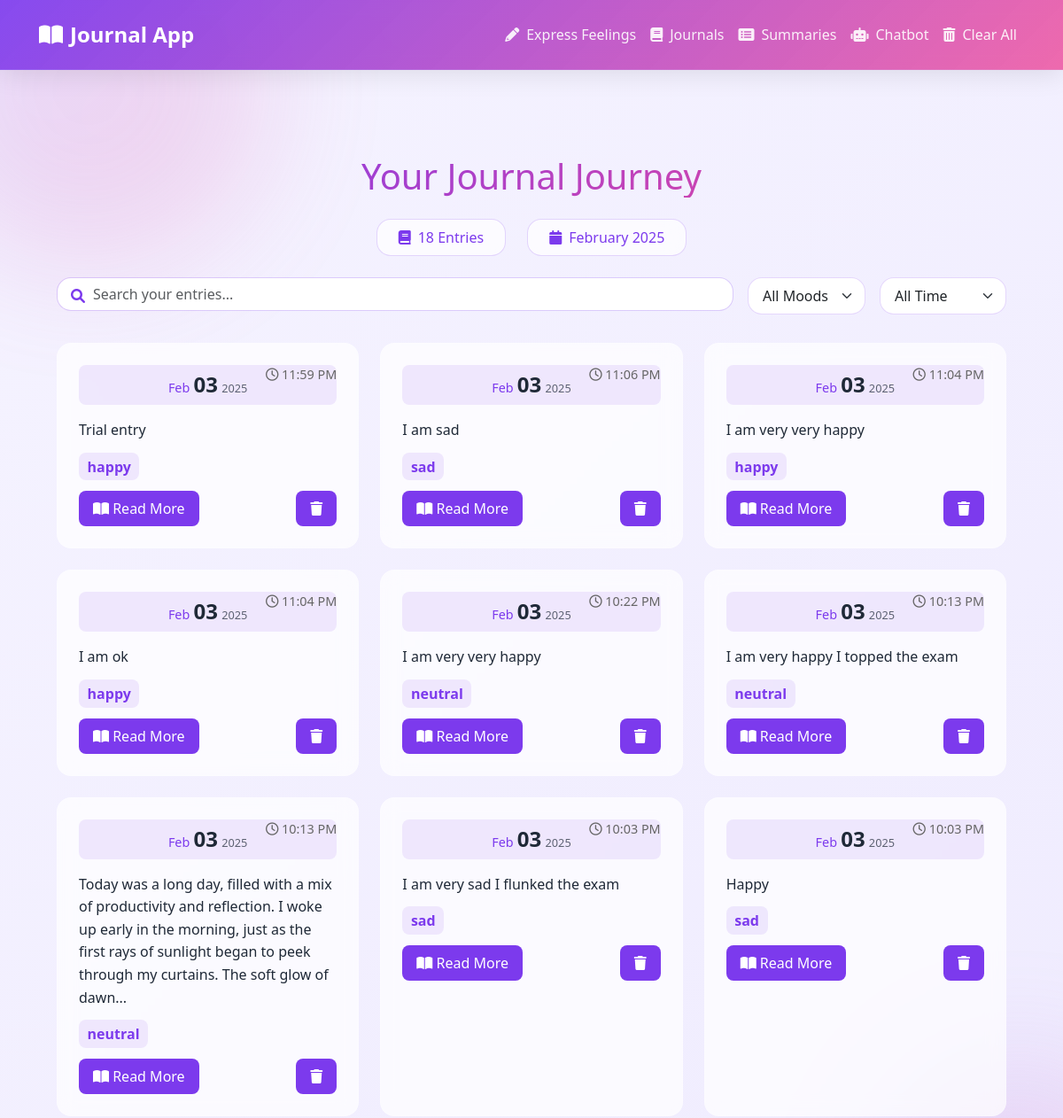
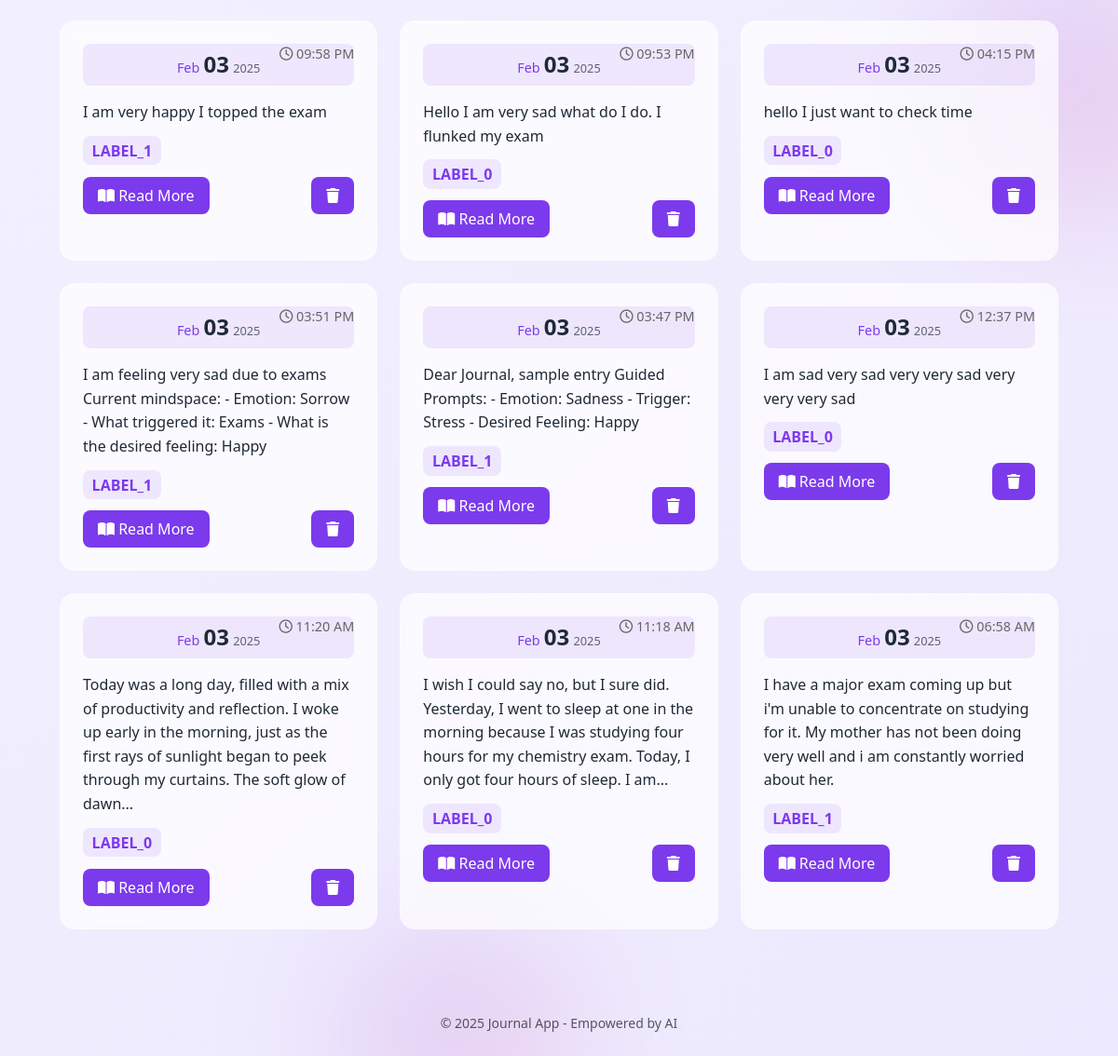
The page /journals on the database its author committed (2 pictures, top to bottom).
### app.py (models this page shows, shortened)
class JournalEntry(db.Model):
    id = db.Column(db.Integer, primary_key=True)
    content = db.Column(db.Text, nullable=False)
    summary = db.Column(db.Text, nullable=True)
    sentiment = db.Column(db.Text, nullable=True)  # Changed from topics to sentiment
    date_created = db.Column(db.DateTime, default=datetime.now(pytz.timezone('Asia/Kolkata')))  # Set default to IST

### app.py (the view)
@app.route('/journals')
def journals():
    sentiment_filter = request.args.get('sentiment')
    date_filter = request.args.get('date')
    entries = JournalEntry.query
    if sentiment_filter:
        entries = entries.filter(JournalEntry.sentiment == sentiment_filter)
    if date_filter == 'week':
        entries = entries.filter(JournalEntry.date_created >= (datetime.now(pytz.timezone('Asia/Kolkata')) - timedelta(weeks=1)))
    elif date_filter == 'month':
        entries = entries.filter(JournalEntry.date_created >= (datetime.now(pytz.timezone('Asia/Kolkata')) - timedelta(days=30)))
    elif date_filter == 'year':
        entries = entries.filter(JournalEntry.date_created >= (datetime.now(pytz.timezone('Asia/Kolkata')) - timedelta(days=365)))
    entries = entries.order_by(JournalEntry.date_created.desc()).all()
    return render_template('journals.html', entries=entries)

### templates/journals.html (shortened to what this page needs)
{% extends 'base.html' %}
{% block content %}
<div class="journals-container fade-in">
    <h1 class="text-center gradient-text mb-4">Your Journal Journey</h1>
    <div class="d-flex justify-content-center gap-4 mb-4 stats-bar">
        <div class="stat-badge">
            <i class="fas fa-book"></i>
            {{ entries|length }} Entries
        </div>
        <div class="stat-badge">
            <i class="fas fa-calendar"></i>
            {{ entries[0].date_created.strftime('%B %Y') if entries }}
        </div>
    </div>
    <div class="search-section mb-4">
        <div class="d-flex gap-3 flex-wrap">
            <div class="search-box flex-grow-1">
                <i class="fas fa-search"></i>
                <input type="text" placeholder="Search your entries..." class="form-control" id="searchInput">
            </div>
            <select class="form-select w-auto" id="sentimentFilter" onchange="filterEntries()">
                <option value="">All Moods</option>
            </select>
            <select class="form-select w-auto" id="dateFilter" onchange="filterEntries()">
                <option value="">All Time</option>
            </select>
        </div>
    </div>
    <div class="journal-grid">
        {% for entry in entries %}
        <div class="journal-card" data-sentiment="{{ entry.sentiment.lower() }}">
            <div class="date-badge">
                <span class="month">{{ entry.date_created.strftime('%b') }}</span>
                <span class="day">{{ entry.date_created.strftime('%d') }}</span>
                <span class="year">{{ entry.date_created.strftime('%Y') }}</span>
            </div>
            <div class="time-stamp">
                <i class="far fa-clock"></i>
                {{ entry.date_created.strftime('%I:%M %p') }}
            </div>
            <div class="card-content">
                <p class="preview-text">{{ entry.content|truncate(200) }}</p>
                <div class="sentiment">
                    <span class="sentiment-tag">{{ entry.sentiment }}</span>
                </div>
            </div>
            <div class="card-actions">
                <button class="btn-read-more" onclick="showJournalModal({ { loop.index0 }})">
                    <i class="fas fa-book-open"></i> Read More
                </button>
                <form action="{{ url_for('delete_entry', entry_id=entry.id) }}"
                      method="POST"
                      class="d-inline"
                      onsubmit="return confirmDelete()">
                    <button type="submit" class="btn-delete">
                        <i class="fas fa-trash"></i>
                    </button>
                </form>
            </div>
        </div>
        {% endfor %}
    </div>
</div>
{% endblock %}

### templates/base.html (shortened to what this page needs)
<!DOCTYPE html>
<html lang="en">
<head>
    <link href="https://cdnjs.cloudflare.com/ajax/libs/bootstrap/5.3.0/css/bootstrap.min.css" rel="stylesheet">
    <link href="https://cdnjs.cloudflare.com/ajax/libs/font-awesome/6.0.0/css/all.min.css" rel="stylesheet">
</head>
<body>
    <div class="bg-shapes">
        <div class="shape"></div>
        <div class="shape"></div>
        <div class="shape"></div>
    </div>
    <nav class="navbar navbar-expand-lg">
        <div class="container-fluid">
            <a class="navbar-brand" href="#">
                <i class="fas fa-book-open"></i>
                Journal App
            </a>
            <div class="collapse navbar-collapse" id="navbarNav">
                <ul class="navbar-nav ms-auto">
                    <li class="nav-item">
                        <a class="nav-link" href="{{ url_for('express_feelings') }}">
                            <i class="fas fa-pencil-alt me-2"></i>Express Feelings
                        </a>
                    </li>
                    <li class="nav-item">
                        <a class="nav-link" href="{{ url_for('journals') }}">
                            <i class="fas fa-book me-2"></i>Journals
                        </a>
                    </li>
                    <li class="nav-item">
                        <a class="nav-link" href="{{ url_for('summaries') }}">
                            <i class="fas fa-list-alt me-2"></i>Summaries
                        </a>
                    </li>
                    <li class="nav-item">
                        <a class="nav-link" href="{{ url_for('chatbot') }}">
                            <i class="fas fa-robot me-2"></i>Chatbot
                        </a>
                    </li>
                    <li class="nav-item">
                        <a class="nav-link text-danger" href="{{ url_for('clear_entries') }}">
                            <i class="fas fa-trash-alt me-2"></i>Clear All
                        </a>
                    </li>
                </ul>
            </div>
        </div>
    </nav>
    <div class="container">
        {% block content %}{% endblock %}
    </div>
    <footer class="text-center py-4 text-muted">
        <small>&copy; 2025 Journal App - Empowered by AI</small>
    </footer>
</body>
</html>

### templates/base.html (style rules this page uses)
:root { --primary: #7C3AED; --primary-dark: #6D28D9; --primary-light: #A78BFA; --secondary: #EC4899; --background: #F5F3FF; --surface: #ffffff; --text: #1F2937; --glass: rgba(255, 255, 255, 0.7); --glass-gradient: linear-gradient( 135deg, rgba(255, 255, 255, 0.8), rgba(255, 255, 255, 0.4) ); --nav-glass: linear-gradient( 135deg, rgba(124, 58, 237, 0.9), rgba(236, 72, 153, 0.8) ); }
body { background: linear-gradient(135deg, #F5F3FF 0%, #EDE9FE 100%); color: var(--text); font-family: 'Segoe UI', system-ui, -apple-system, sans-serif; min-height: 100vh; display: flex; flex-direction: column; position: relative; overflow-x: hidden; }
.bg-shapes { position: fixed; top: 0; left: 0; right: 0; bottom: 0; z-index: -1; overflow: hidden; }
.shape { position: absolute; background: linear-gradient(135deg, var(--primary-light), var(--secondary)); border-radius: 50%; filter: blur(70px); opacity: 0.2; animation: float 20s infinite; }
.shape:nth-child(1) { width: 400px; height: 400px; top: -100px; left: -100px; animation-delay: -2s; }
.shape:nth-child(2) { width: 300px; height: 300px; top: 50%; right: -100px; animation-delay: -4s; }
.shape:nth-child(3) { width: 250px; height: 250px; bottom: -100px; left: 30%; animation-delay: -6s; }
.navbar { background: var(--nav-glass); backdrop-filter: blur(10px); -webkit-backdrop-filter: blur(10px); box-shadow: 0 4px 30px rgba(0, 0, 0, 0.1); border-bottom: 1px solid rgba(255, 255, 255, 0.1); padding: 1rem 2rem; margin-bottom: 2rem; }
.navbar-brand { font-size: 1.5rem; font-weight: 700; color: white !important; display: flex; align-items: center; gap: 0.5rem; position: relative; transition: all 0.3s ease; }
.navbar-brand::after { content: ''; position: absolute; bottom: -5px; left: 0; width: 0; height: 2px; background: white; transition: width 0.3s ease; }
.nav-link { color: rgba(255, 255, 255, 0.9) !important; font-weight: 500; padding: 0.5rem 1rem; border-radius: 10px; transition: all 0.3s ease; position: relative; z-index: 1; }
.nav-link::before { content: ''; position: absolute; top: 0; left: 0; right: 0; bottom: 0; background: rgba(255, 255, 255, 0.1); border-radius: 10px; transform: scale(0.8); opacity: 0; transition: all 0.3s ease; z-index: -1; }
.nav-link i { transition: transform 0.3s ease; }
.container { flex: 1; padding: 2rem; max-width: 1400px; position: relative; }

### rows shown on the page
JournalEntry: date_created "February 2025", date_created "Feb", date_created "03", date_created "2025", date_created "11:59 PM", content "Trial entry", sentiment "happy"
JournalEntry: date_created "Feb", date_created "03", date_created "2025", date_created "11:06 PM", content "I am sad", sentiment "sad"
JournalEntry: date_created "Feb", date_created "03", date_created "2025", date_created "11:04 PM", content "I am very very happy", sentiment "happy"
JournalEntry: date_created "Feb", date_created "03", date_created "2025", date_created "11:04 PM", content "I am ok", sentiment "happy"
JournalEntry: date_created "Feb", date_created "03", date_created "2025", date_created "10:22 PM", content "I am very very happy", sentiment "neutral"
JournalEntry: date_created "Feb", date_created "03", date_created "2025", date_created "10:13 PM", content "I am very happy I topped the exam", sentiment "neutral"
JournalEntry: date_created "Feb", date_created "03", date_created "2025", date_created "10:13 PM", content "Today was a long day, filled with a mix of productivity and reflection. I woke up early in the morning, just as the first rays of sunlight began to peek through my curtains. The soft glow of dawn...", sentiment "neutral"
JournalEntry: date_created "Feb", date_created "03", date_created "2025", date_created "10:03 PM", content "I am very sad I flunked the exam", sentiment "sad"
JournalEntry: date_created "Feb", date_created "03", date_created "2025", date_created "10:03 PM", content "Happy", sentiment "sad"
JournalEntry: date_created "Feb", date_created "03", date_created "2025", date_created "09:58 PM", content "I am very happy I topped the exam", sentiment "LABEL_1"
JournalEntry: date_created "Feb", date_created "03", date_created "2025", date_created "09:53 PM", content "Hello I am very sad what do I do. I flunked my exam", sentiment "LABEL_0"
JournalEntry: date_created "Feb", date_created "03", date_created "2025", date_created "04:15 PM", content "hello I just want to check time", sentiment "LABEL_0"
JournalEntry: date_created "Feb", date_created "03", date_created "2025", date_created "03:51 PM", content "I am feeling very sad due to exams Current mindspace: - Emotion: Sorrow - What triggered it: Exams - What is the desired feeling: Happy", sentiment "LABEL_1"
JournalEntry: date_created "Feb", date_created "03", date_created "2025", date_created "03:47 PM", content "Dear Journal, sample entry Guided Prompts: - Emotion: Sadness - Trigger: Stress - Desired Feeling: Happy", sentiment "LABEL_1"
JournalEntry: date_created "Feb", date_created "03", date_created "2025", date_created "12:37 PM", content "I am sad very sad very very sad very very very sad", sentiment "LABEL_0"
JournalEntry: date_created "Feb", date_created "03", date_created "2025", date_created "11:20 AM", content "Today was a long day, filled with a mix of productivity and reflection. I woke up early in the morning, just as the first rays of sunlight began to peek through my curtains. The soft glow of dawn...", sentiment "LABEL_0"
JournalEntry: date_created "Feb", date_created "03", date_created "2025", date_created "11:18 AM", content "I wish I could say no, but I sure did. Yesterday, I went to sleep at one in the morning because I was studying four hours for my chemistry exam. Today, I only got four hours of sleep. I am...", sentiment "LABEL_0"
JournalEntry: date_created "Feb", date_created "03", date_created "2025", date_created "06:58 AM", content "I have a major exam coming up but i'm unable to concentrate on studying for it. My mother has not been doing very well and i am constantly worried about her.", sentiment "LABEL_1"

### other values the page prints
{{ entries|length }} "18"
